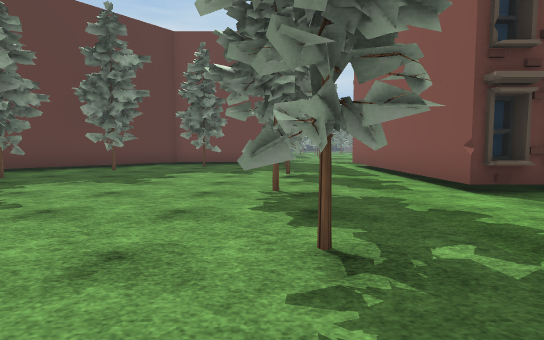
[1] (above)

24 first-person views from a walk through a 3-D level made in the Unity game engine. The camera is 1.2 m above the floor, tilts 4° down and sees 80° across. The floor is counted in squares, 2 m on a side. Each view is taken from the middle of a square. On the plan, view 1 faces up. The plan holds only what a view shows up to about 10 squares ahead; the rest is blank. The place goes on beyond the plan. Some surface patterns are stand-ins.

[2]
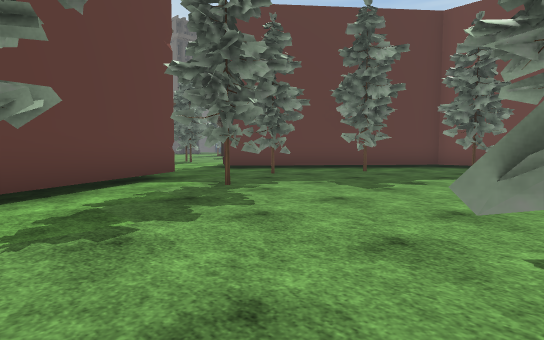

[3]
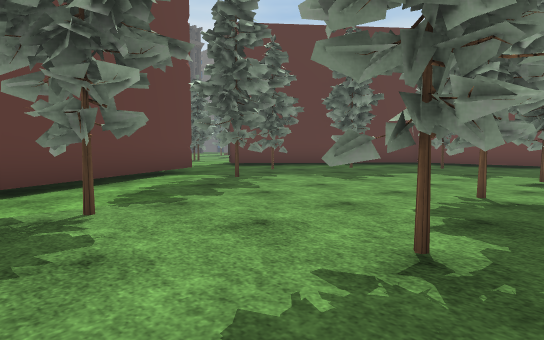

[4]
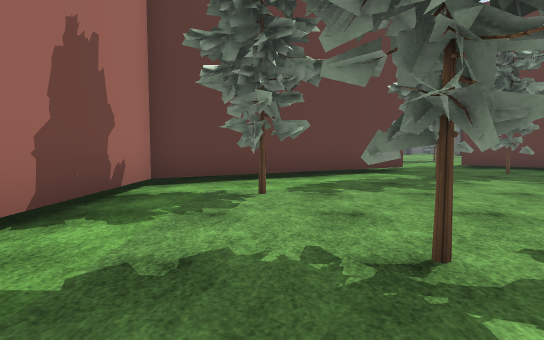

[5]
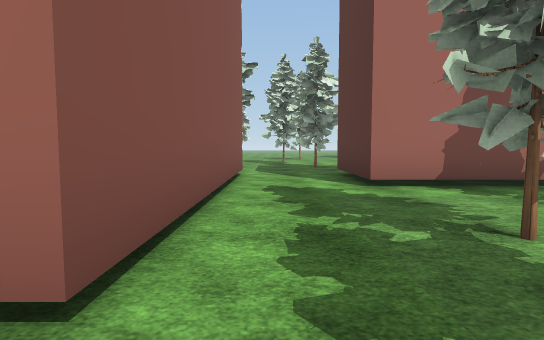

[6]
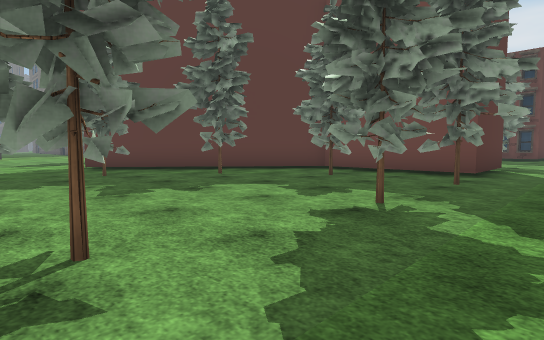

[7]
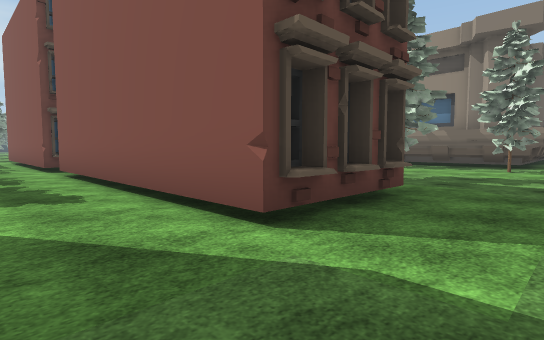

[8]
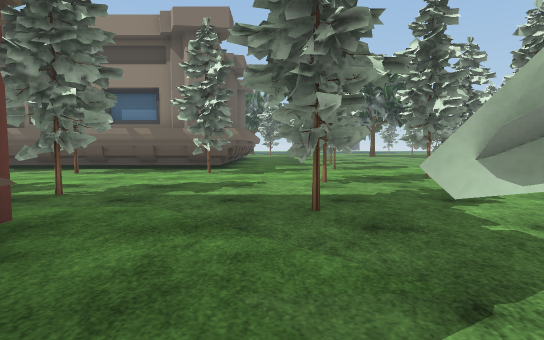

[9]
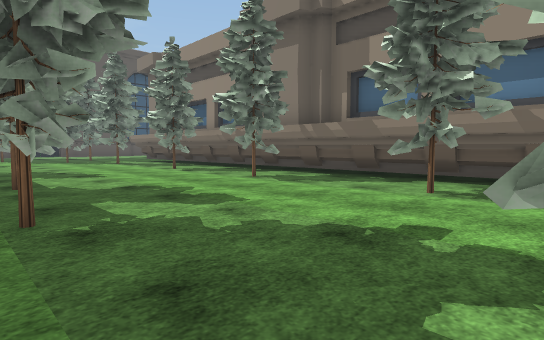

[10]
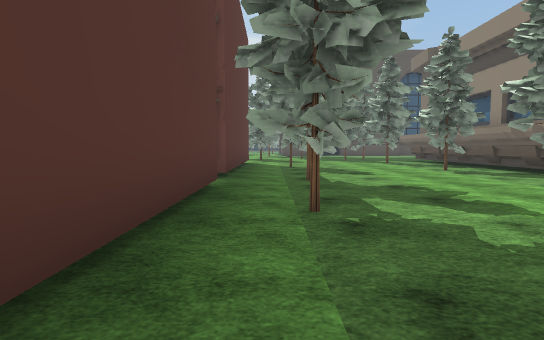

[11]
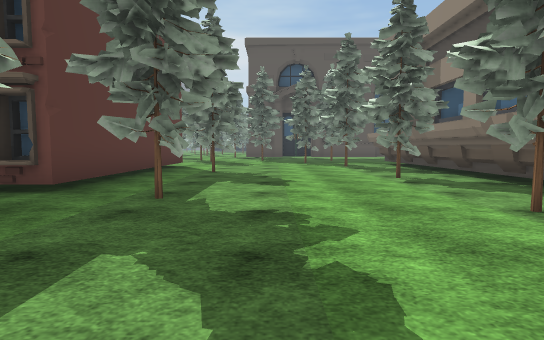

[12]
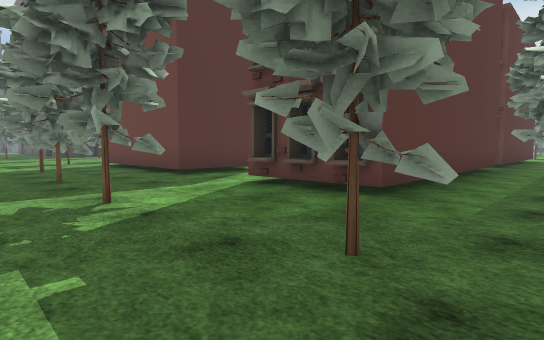

[13]
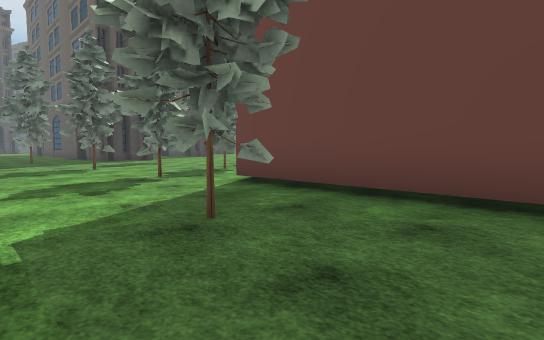

[14]
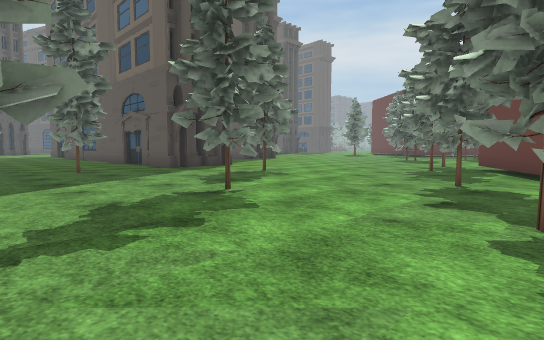

[15]
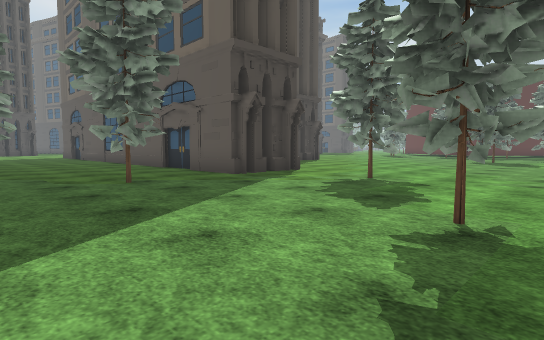

[16]
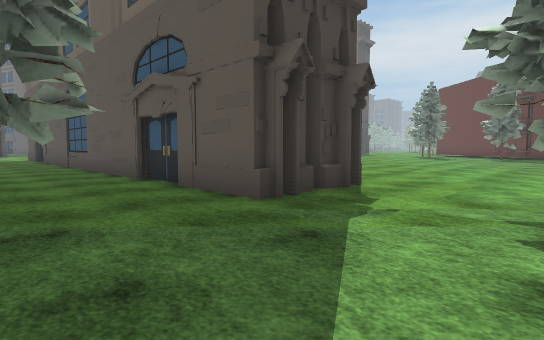

[17]
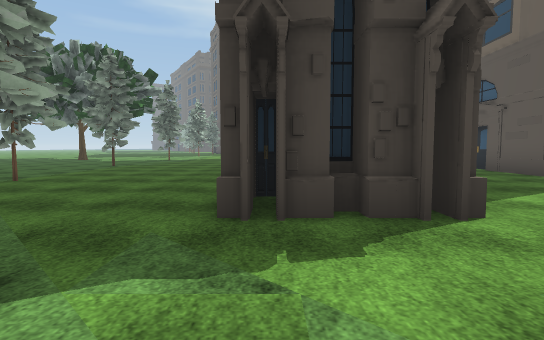

[18]
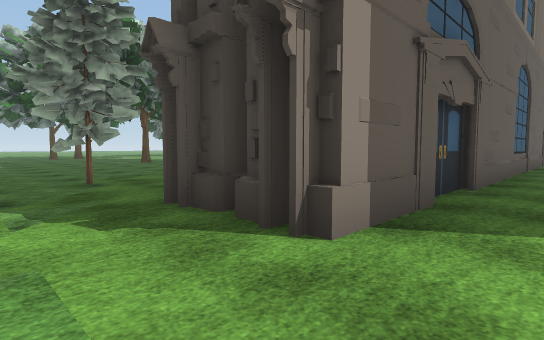

[19]
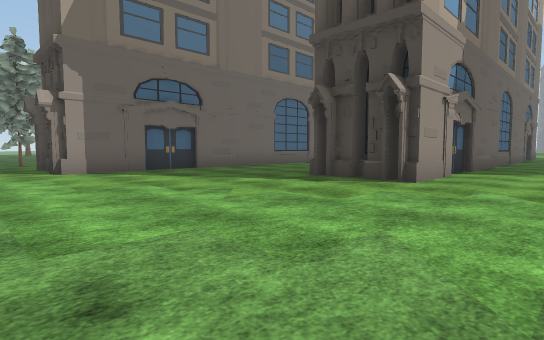

[20]
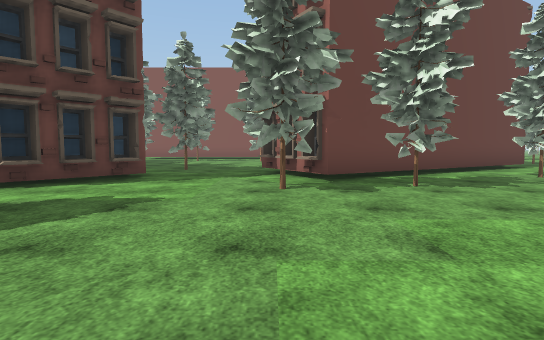

[21]
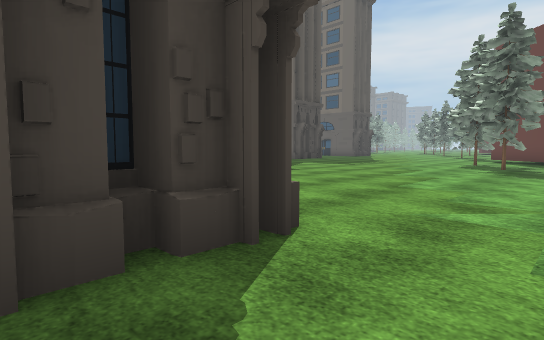

[22]
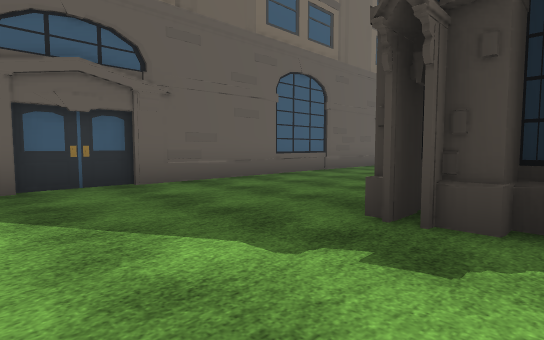

[23]
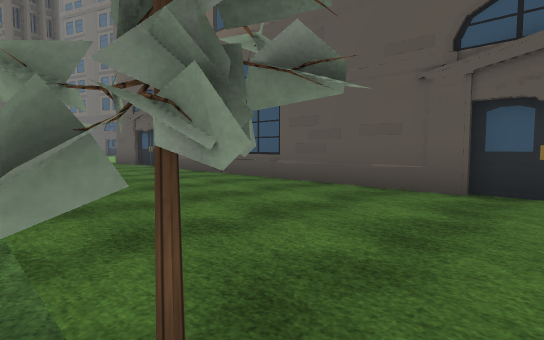

[24]
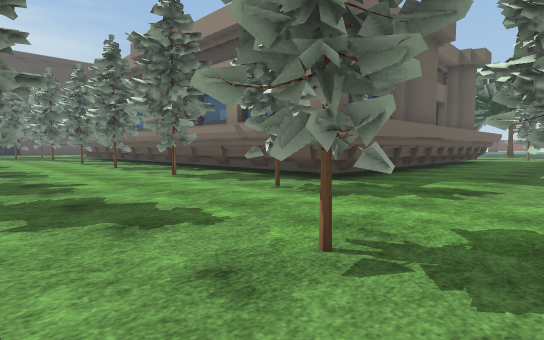

### Floor plan
Key: @ floor where view 1 was taken; # wall or solid block; x gap in a wall; . floor.
Columns run from 21 left of view 1 to 14 right of it. Each row starts with its distance up from view 1.
 16   ..                 #.
 15  ...                 ..
 14 ..#.                 #.
 13 ....                 #.
 12 ....             #####.
 11 ....            ##.....
 10 ....           ##..#.#..###....#.#
  9 .....         ##...... .###......#
  8 .........  .###..#......###.#....#
  7 ......... ...##......#..###......#
  6 ................#.......###....#x#
  5 ###.....................###......#
  4 ###.........#.##.#...#..###.#....#
  3  ............###........###....#.#
  2 ............#.###....#..###......#
  1 ..............####.#....####.....#
  0 ...............###...@..###.....##
 -1 #######..#....########..###.....##
 -2 #######.........######..###.#....#
 -3 .................#####..###.....##
 -4 .......#...#...#................####
 -5 ......#............#.......#........
 -6 ....#.................#.#...........
 -7 ...#.........#........ ..........#.

Positions as (right, up) in squares from view 1, and headings:
1: (0, 0), facing up
2: (0, 1), facing up-left
3: (1, 0), facing up-left
4: (2, 1), facing left
5: (2, 4), facing down
6: (2, 4), facing up-left
7: (1, -5), facing up-right
8: (3, -5), facing right
9: (6, -2), facing up-right
10: (6, -2), facing up
11: (8, 0), facing up
12: (7, -7), facing up-left
13: (0, -7), facing up-left
14: (-6, -7), facing up-left
15: (-9, -7), facing up-left
16: (-12, -5), facing up-left
17: (-12, -2), facing left
18: (-13, 1), facing down-left
19: (-13, 8), facing down-left
20: (-14, 4), facing right
21: (-17, 4), facing up-left
22: (-16, 5), facing down-left
23: (-17, -7), facing up-left
24: (7, -7), facing up-right
